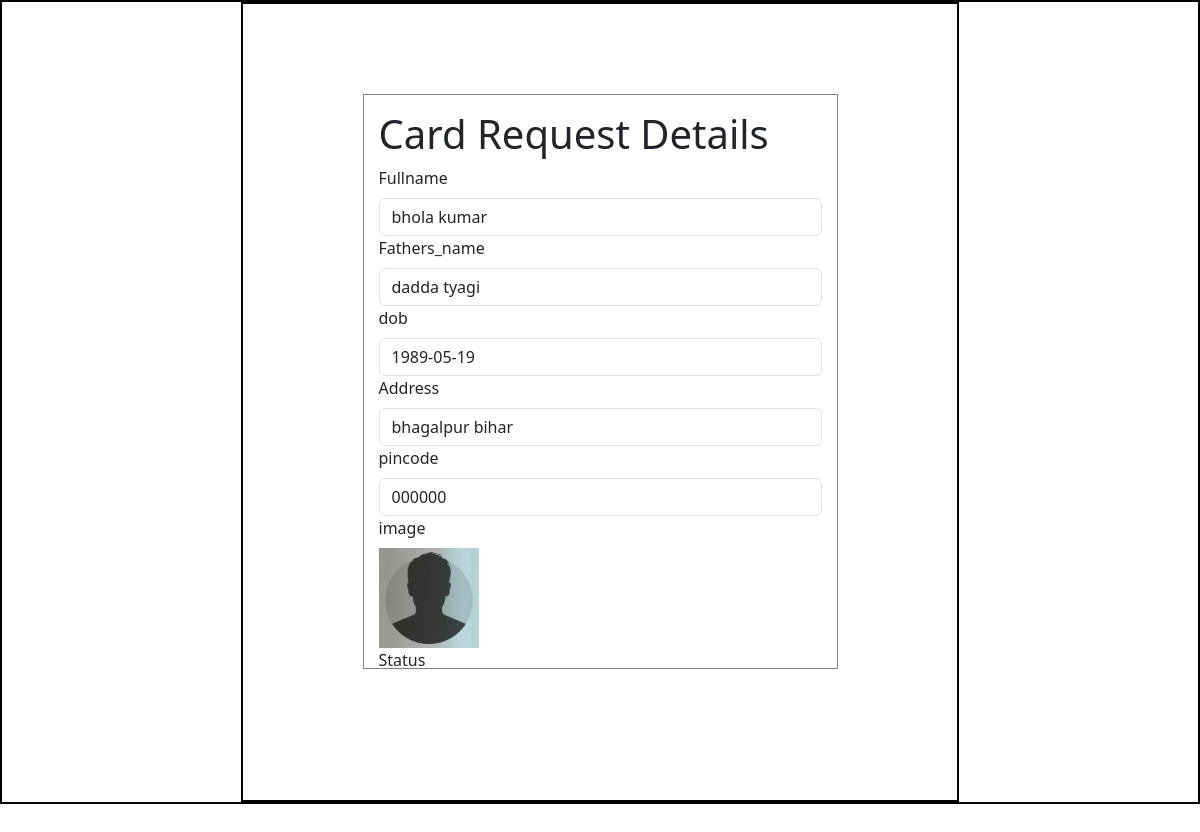
The app's page /update_status/driving/9 with its own data.
### Application/models.py (models this page shows)
class Info(db.Model):
    id=db.Column(db.Integer(),primary_key=True)
    attribute_name=db.Column(db.String(),nullable=False)
    attribute_value=db.Column(db.String(),nullable=False)
    card_name=db.Column(db.String(),nullable=False)
    user_id=db.Column(db.Integer(),db.ForeignKey('user.id'),nullable=False)

### Application/controllers.py (the view)
@app.route('/update_status/<card>/<int:user_id>',methods=['GET','POST'])
def update_status(card,user_id):
    details=Info.query.filter_by(user_id=user_id,card_name=card).all()
    detail=Info.query.filter_by(user_id=user_id,card_name=card,attribute_name='Status').first()
    if request.method=='POST':
        status=request.form.get('status')
        detail.attribute_value=status
        db.session.commit()
        return redirect('/admin')
    return render_template('update_status.html',user_id=user_id,card=card,details=details)

### templates/update_status.html (shortened to what this page needs)
<!DOCTYPE html>
<html lang="en">
  <head>
    <link
      href="https://cdn.jsdelivr.net/npm/bootstrap@5.3.3/dist/css/bootstrap.min.css"
      rel="stylesheet"
    />
    <link rel="stylesheet" href="/static/style.css"/>
  </head>
  <body>
    <div id="main">
      <div id="canvas" class="overflow-auto">
        <div id="form-body" style="width: 475px; height: 575px; margin-top: 90px;  overflow-y: scroll;">
            <h1>Card Request Details</h1>
            {% for detail in details%}
              <label for="name" class="form-label">{{detail.attribute_name}}</label>
                {% if detail.attribute_name =='image'%}
                  <br>
                  <img src="/static/{{detail.attribute_value}}" alt="user image" height="100" width="100">
                  <br>
                {% else %}
                  <input id="name" class="form-control" type="text" value='{{detail.attribute_value}}' aria-label="readonly input example" readonly>
                {% endif %}
            {% endfor %}
            </div>
          </div>
    </div>
  </body>
</html>

### static/style.css (style rules this page uses)
* { margin: 0px; }
#main,#canvas { border: 2px solid black; }
#canvas { width: 60%; margin: auto; height: 800px; }
#form-body { width: 375px; height: 450px; margin: auto; border: 1px solid gray; margin-top: 175px; padding: 15px; }

### records on screen
Info: attribute_name "Fullname", attribute_value "bhola kumar"
Info: attribute_name "Fathers_name", attribute_value "dadda tyagi"
Info: attribute_name "dob", attribute_value "1989-05-19"
Info: attribute_name "Address", attribute_value "bhagalpur bihar"
Info: attribute_name "pincode", attribute_value "000000"
Info: attribute_name "image", attribute_value (placeholder picture)
Info: attribute_name "Status"
